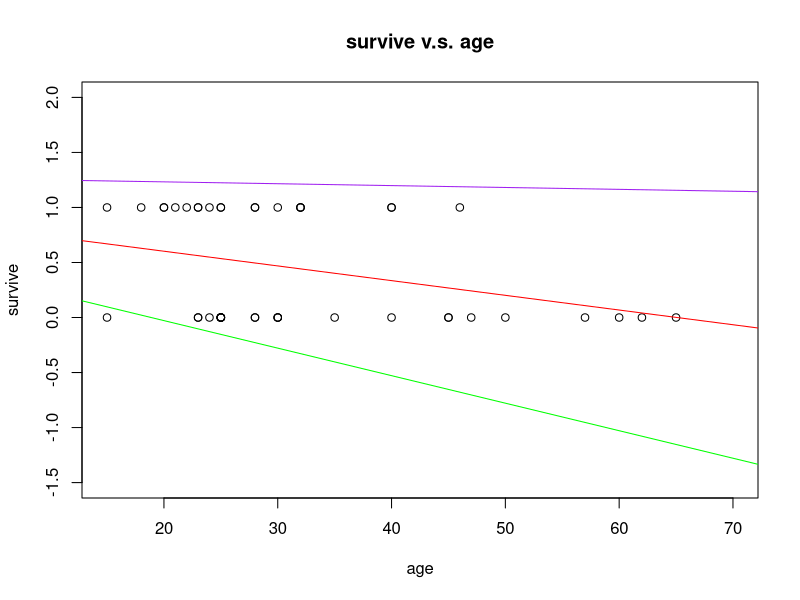
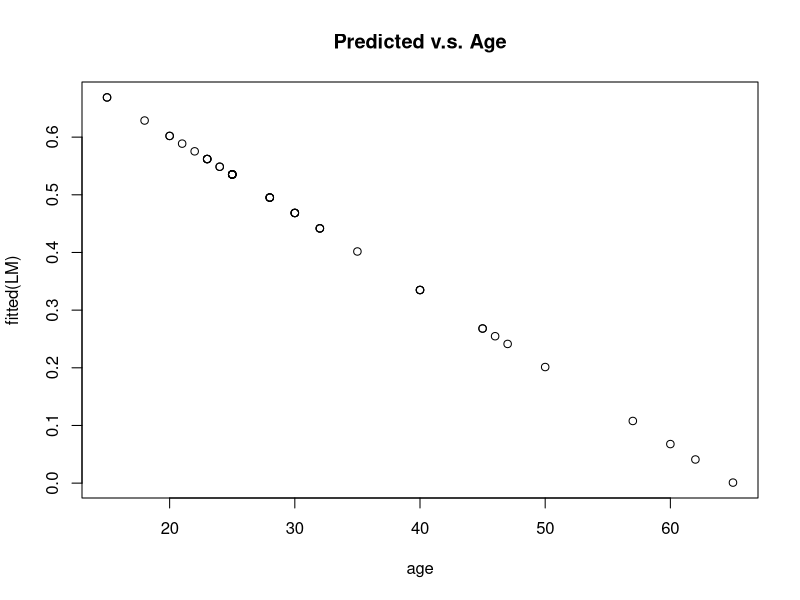
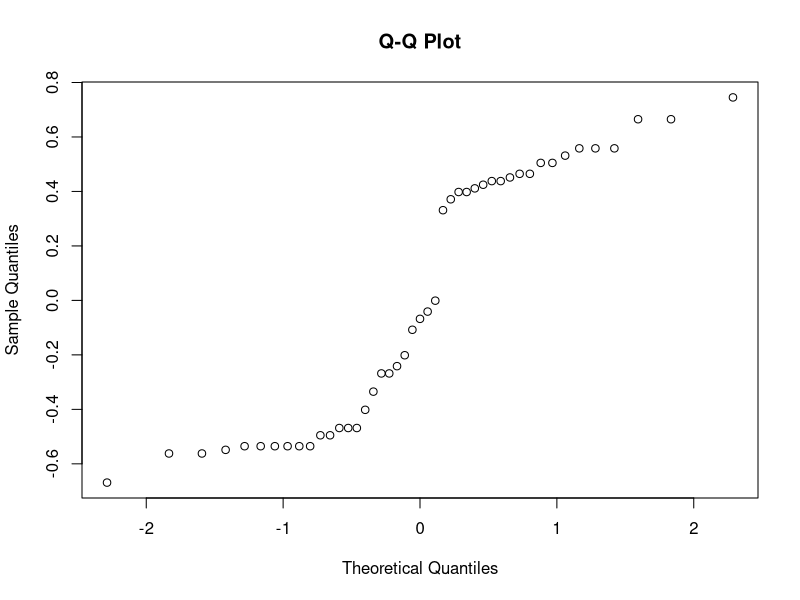
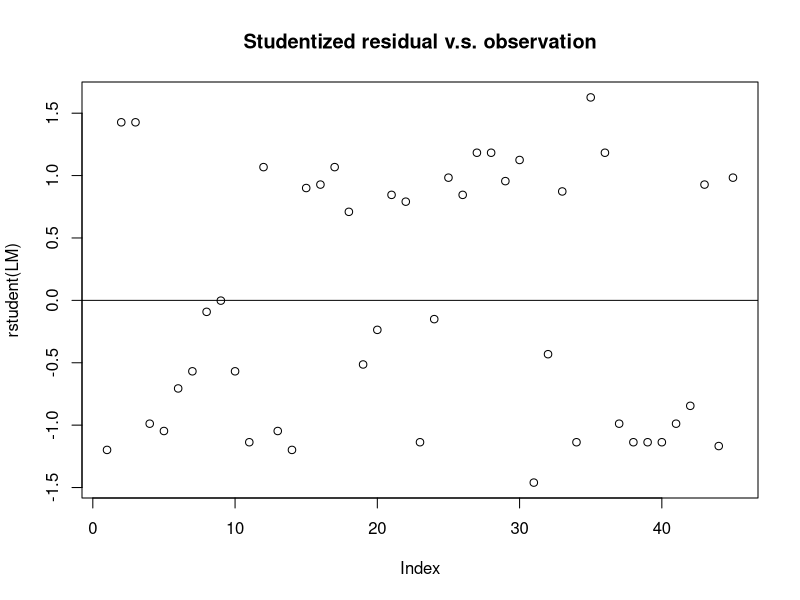
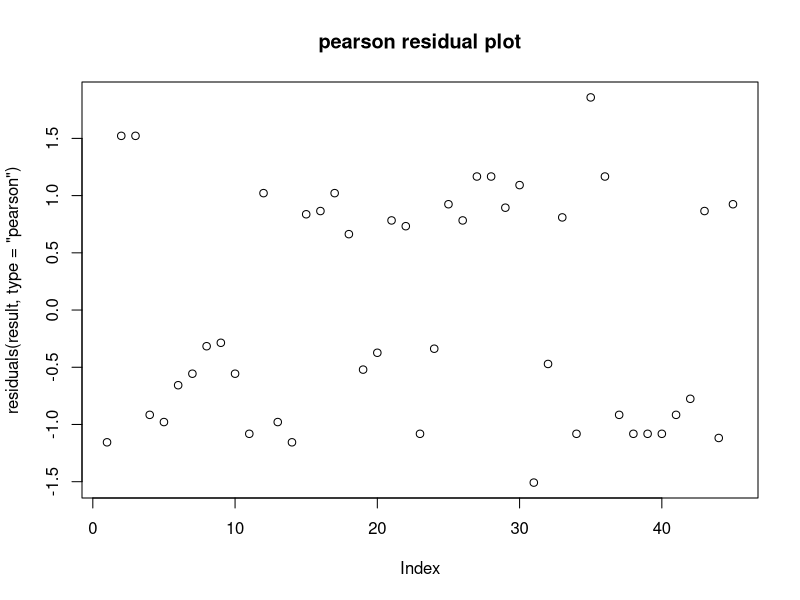
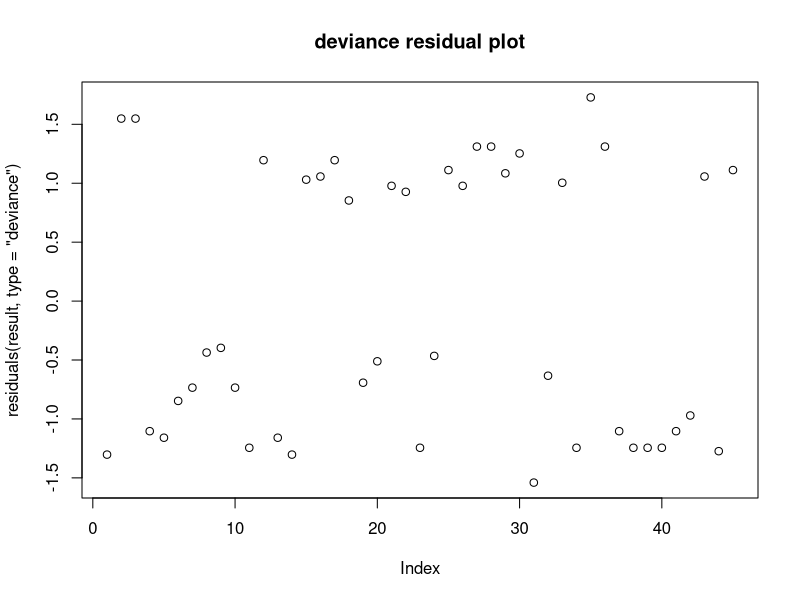
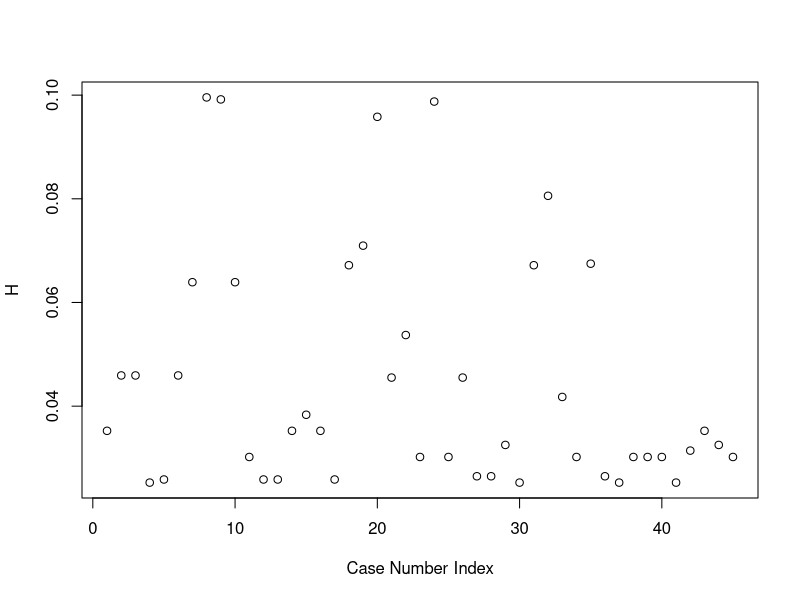
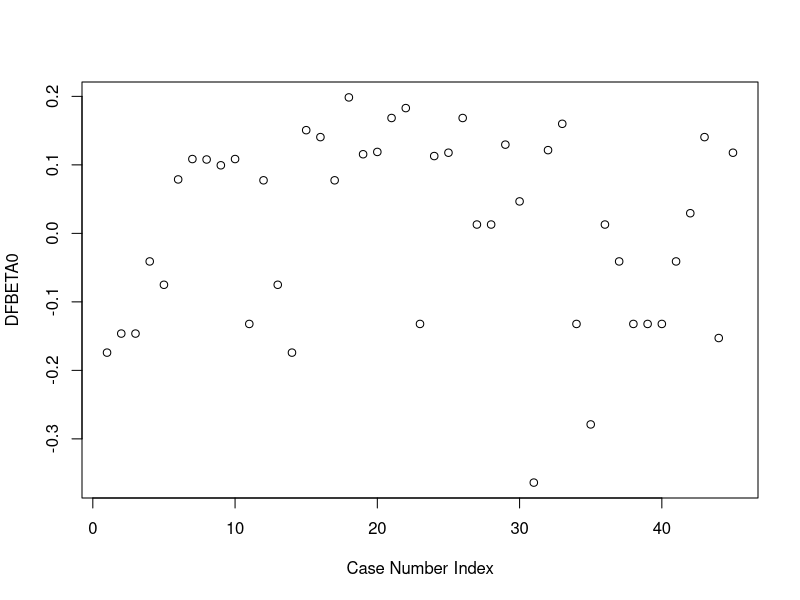

Reproduce these figures in R, in order. (Note: this script raises an error after producing the figures.)
donner=read.table("donner.txt")
survive=donner[,3]
age=donner[,1]
sex=donner[,2]

### Table sex*survive
table=as.matrix(table(sex,survive))
contingency_table=list(Frequency=table,Expected=chisq.test(table)$expected)
contingency_table
chisq.test(table, correct=FALSE) ## chisq. test of independence 
LM=lm(survive~age) ## linear regression
summary(LM)
LMANOVA=anova(LM) ## anova
LMANOVA

### Plot Survive*Age

plot(age,survive,xlim=c(15,70),ylim=c(-1.5,2.0),main="survive v.s. age")
abline(LM,col="red")
abline(confint(LM)[1],confint(LM)[2],col="green")
abline(confint(LM)[3],confint(LM)[4],col="purple")
### Plot Predicted*Age
plot(age,fitted(LM),main="Predicted v.s. Age")

### Q-Q plot
qqnorm(residuals(LM),main="Q-Q Plot")

### Studentized residuals v.s Observation
plot(rstudent(LM),main="Studentized residual v.s. observation")
abline(h=0)

###----------fitting logistic regression survive~age
result=glm(survive~age,family=binomial("logit"))
summary(result)

## to get the specific coefficient, this command will produce a vector
coefficients(result)
## to access the estimated slope and turn it into the odds-ratio
exp(coefficients(result)[2])

confint(result) ## confidence interval for parameters
exp(confint(result)) ## exponentiate to get on the odds-scale

### Diagnostics Measures

lm.influence(result)

### Pearson Residuals v.s. observation 
plot(residuals(result,type="pearson"),main="pearson residual plot")

### Deviance Residuals v.s. observation
plot(residuals(result,type="deviance"),main="deviance residual plot")

### Hat Diagonal Plot
plot(hatvalues(result),ylab="H",xlab="Case Number Index")

### Intercept DfBeta Plot
plot(dfbetas(result)[,1],ylab="DFBETA0",xlab="Case Number Index")

### Intercept DfBeta Plot
plot(dfbetas(result)[,2],ylab="DFBETA1",xlab="Case Number Index")

### Table age*survive
table=as.matrix(table(age,survive))
contigency_table=list(Frequency=table,Expected=chisq.test(table)$expected,Percent=prop.table(table),RowPct=prop.table(table,1),ColPct=prop.table(table,2))
contigency_table
chisq.test(table)

###----------fitting logistic regression survive~age+sex
result=glm(survive~age+sex,family=binomial("logit"))
summary(result)
confint(result) ## confidence interval for the parameters 

### Diagnostics Measures

lm.influence(result)

### Pearson Residuals v.s. observation 
plot(residuals(result,type="pearson"),main="pearson residual plot")

### Deviance Residuals v.s. observation
plot(residuals(result,type="deviance"),main="deviance residual plot")

### Hat Diagonal Plot
plot(hatvalues(result),ylab="H",xlab="Case Number Index")

### Intercept DfBeta Plot
plot(dfbetas(result)[,1],ylab="DFBETA0",xlab="Case Number Index")

### Intercept DfBeta Plot
plot(dfbetas(result)[,2],ylab="DFBETA1",xlab="Case Number Index")

###----------fitting logistic regression survive~age+sex+age*sex
donner=as.data.frame(donner)
sort(donner,c(donner$V1,donner$V2))
result=glm(survive~age+sex+age*sex,family=binomial("logit"))
out=data.frame(survive,age,sex,pi=result$fitted)
out

### Sort by sex age and Plot by sex group
group1=(out[which(sex==0),])[sort.int(age[which(sex==0)],index=TRUE)$ix,]
group2=(out[which(sex==1),])[sort.int(age[which(sex==1)],index=TRUE)$ix,]
plot(group1$age,group1$pi,col="red",type="l",xlim=c(10,70),ylim=c(0,1),ylab="Estimated Probability",xlab="age")
lines(group2$age,group2$pi,col="blue",type="c")

##what if we have two categorical predictors and want to add an interaction term? 
